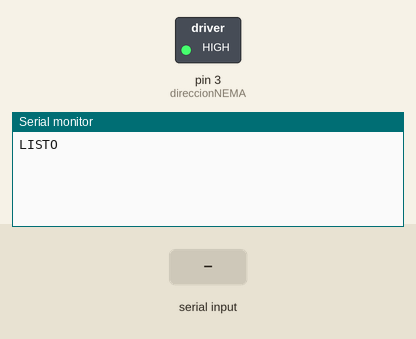
The sketch below on a simulated Arduino Uno, built with avr-gcc and run on an emulated ATmega328P. Shown: switched loads named in the sketch (green lamp = pin HIGH), the last lines printed to the serial monitor. The inputs (shaded band) are chosen by the test bench. Pins used as bus, display or sensor lines are not drawn.

Above: at 1.2 s.
1.3 s: "/" received over the second serial link
At 2.0 s:
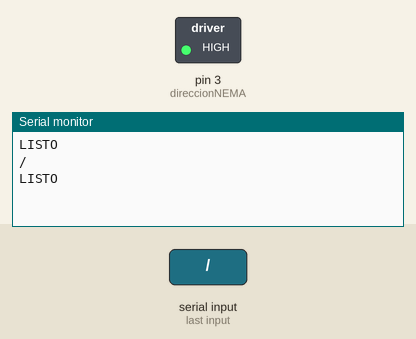
2.8 s: "90/45\n" received over the second serial link
At 3.7 s:
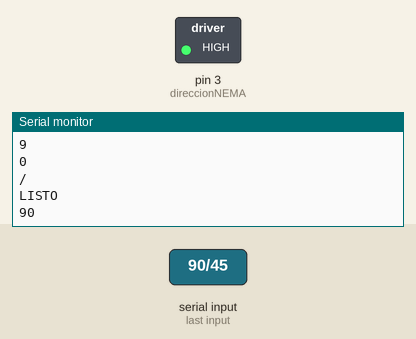

Measured:
- after the input at 1.3 s, the serial monitor: prints a new line at once (image 1)
- after the input at 2.8 s, the serial monitor: prints a new line at once (image 2)

The sketch:

motor-bluetooth2.ino
```cpp
#include <Wire.h>
#include <SoftwareSerial.h>

SoftwareSerial Bluetooth(10, 11); // (TXD, RXD) of HC-05
char data;
int n = 0;
char text;

// PARTE MOTOR

#define VELOCIDAD 3000
int CIRCUNFERENCIA = 15.71;    // MILIMETROS
float DISTANCIAPASO = 0.07855; // MILIMETROS

int stepsNEMA = 2;
int direccionNEMA = 3;
int pasos = 200;

void setup()
{
  Bluetooth.begin(9600);
  Serial.begin(9600);
  Serial.println("LISTO");

  // PARTE MOTOR

  pinMode(stepsNEMA, OUTPUT);
  pinMode(direccionNEMA, OUTPUT);

  digitalWrite(direccionNEMA, HIGH);
}

// mm guarda los numeros enviados hasta que se reciba un "/", en ese momento la variable se sobreescribe y el giro es ejecutado
String mm = "";
int isValid = 0; // Booleano indica si se recibió el carácter "/"

void loop() {
  if (Bluetooth.available()) {
    data = (Bluetooth.read());
    Serial.println(data);
    if (data == '/') {
      isValid = 1; // Al recibir un carácter "/" sobreescribe la variable
    }
    else {
      mm += data; // Añade a mm el último carácter enviado en caso de que no sea un "/"
      isValid = 0; // Esta linea permite enviar números de más de un dígito
    }

  if (isValid == 1) {
      Serial.println("LISTO");
      Serial.println(mm);

      int vueltas = mm.toFloat() * 200;

      for (int i = 0; i<vueltas; i++) {      //Equivale al numero de vueltas (200 es 360º grados) o micropasos
        digitalWrite(stepsNEMA, HIGH);  // This LOW to HIGH change is what creates the
        digitalWrite(stepsNEMA, LOW); // al A4988 de avanzar una vez por cada pulso de energia.
        delayMicroseconds(VELOCIDAD);     // Regula la velocidad, cuanto mas bajo mas velocidad.
      }

      isValid = 0;
      mm = ""; // mm debe sobreescribirse

    }
  }

  // digitalWrite(direccion, HIGH);
  // delay(3000);

  // float pasosAMover = mov / DISTANCIAPASO;

  // for (int i = 0; i<pasosAMover; i++)       //Equivale al numero de vueltas (200 es 360º grados) o micropasos
  // {
  //   digitalWrite(steps, HIGH);  // This LOW to HIGH change is what creates the
  //   digitalWrite(steps, LOW); // al A4988 de avanzar una vez por cada pulso de energia.
  //   delayMicroseconds(VELOCIDAD);     // Regula la velocidad, cuanto mas bajo mas velocidad.

  // }
}
```
